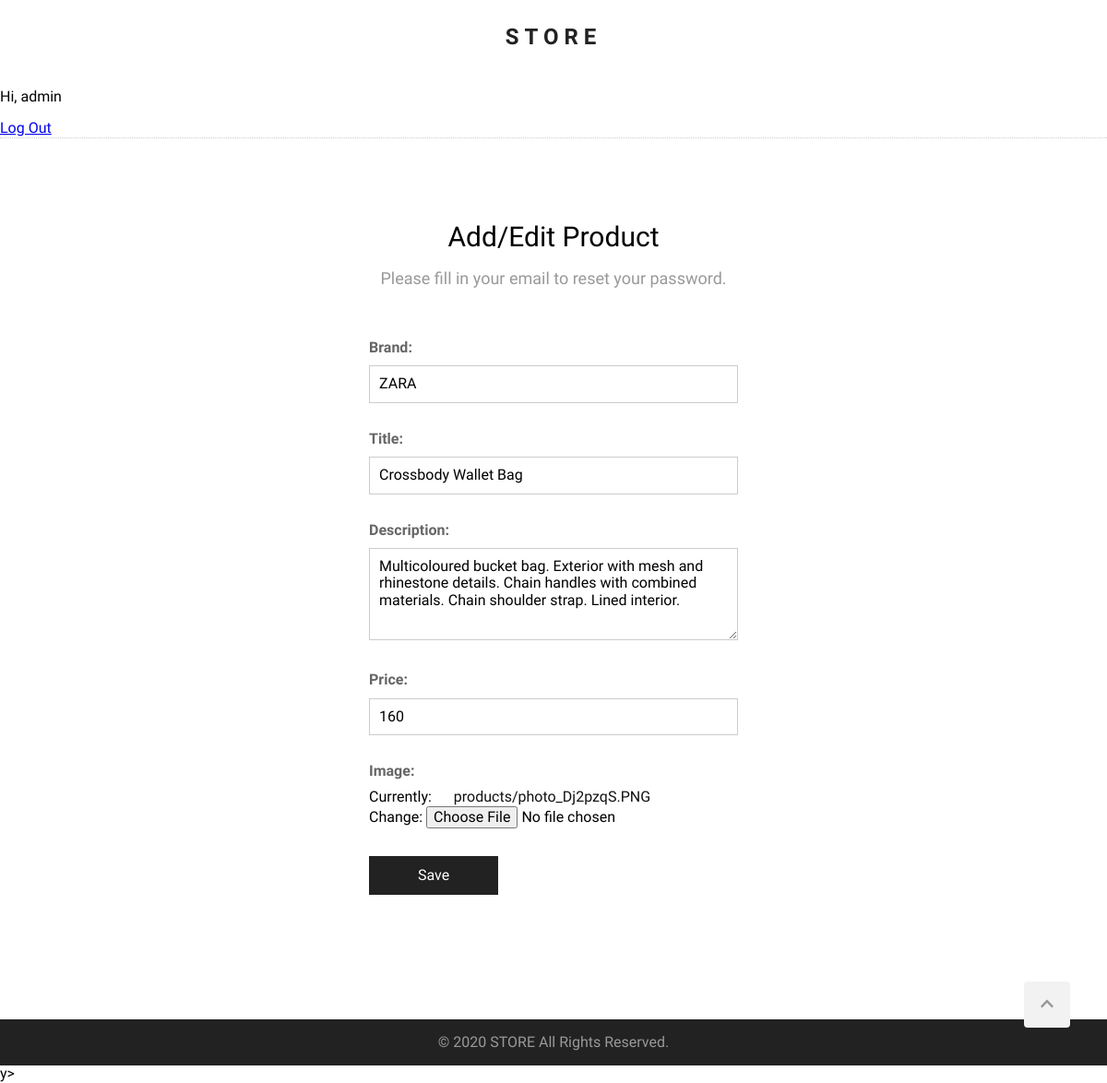
The app's page /products/edit/1 (signed in) with its own data.
### products/models.py (models this page shows, shortened)
class Product(models.Model):
    brand = models.CharField(max_length=100)
    title = models.CharField(max_length=100)
    description = models.TextField(max_length=500, blank=True, null=True)
    price = models.PositiveIntegerField()
    image = models.ImageField(upload_to='products/', null=True)

### products/views.py (the view)
# urls.py: path('products/edit/<pk>', product_edit,name='product_edit'),
def product_edit(request, pk):
    if request.user.is_authenticated and  request.user.is_superuser:
        product = get_object_or_404(Product, pk=pk)
        if request.method == 'POST':
           form = AddProductForm(request.POST,request.FILES, instance=product)
           if form.is_valid():
              form.save()
              return render(request,'products/product-add-successful.html')
        else:
            form = AddProductForm(instance=product)
        return render(request, 'products/product-add.html', {'form' : form})
    else:
        return redirect('products_list')

### products/forms.py
class AddProductForm(ModelForm):
    class Meta:
        model = Product
        fields = ('brand', 'title', 'description', 'price','image')

### templates/products/product-add.html (shortened to what this page needs)
{% extends "base.html" %}
{% block content %}
<section class="form-section">
    <h2 class="section-headline">Add/Edit Product</h2>
    <p class="section-description">
        Please fill in your email to reset your password.
    </p>
    <div class="form">
        <form action="" method="post" enctype="multipart/form-data">
            {{ form.as_p }}
            <p>
                <button type="submit">Save</button>
            </p>
        </form>
    </div>
</section>
{% endblock %}

### templates/base.html (shortened to what this page needs)
{% load static %}
<!DOCTYPE html>
<html lang="en">
<head>
    <link rel="stylesheet" href="{% static 'normalize.css' %}" />
    <link rel="stylesheet" href="{% static 'style.css' %}" />
</head>
<body>
    <div class="wrapper">
        <header>
            <h1 id="logo">
                <a href="{% url 'home' %}">STORE</a>
            </h1>
            {% if user.is_authenticated%}
            <p>Hi, {{ user.username }}</p>
            <a href="{% url 'logout' %}">Log Out</a>
            {% else %}
            <a href="{% url 'login' %}">Log in</a>
            {% endif %}
            <div id="controls">
            </div>
        </header>
        <main>
            {% block content %}{% endblock %}
        </main>
    </div>
    <footer>
        <a href="#" id="scroll-up">
            <i class="fas fa-chevron-up"></i>
        </a>
        <p>&copy; 2020 STORE All Rights Reserved.</p>
    </footer>
</body>
</html>y>
</html>

### static/style.css (style rules this page uses)
html { scroll-behavior: smooth; }
body { margin: 0; font-family: 'Questrial', sans-serif; }
.wrapper { min-height: calc(100vh - 50px); }
header { height: auto; border-bottom: 1px dotted #ccc; }
#logo { text-align: center; font-family: 'Domine', serif; font-size: 24px; letter-spacing: 6px; line-height: 80px; margin: 0; }
#logo a { color: #222; text-decoration: none; }
#controls { position: absolute; top: 15px; right: 14%; }
main { max-width: 960px; text-align: center; margin: 90px auto 90px auto; }
.section-headline { font-size: 30px; font-weight: normal; margin: 0; }
.section-description { color: #999; font-size: 18px; }
.form-section { overflow: auto; width: 100%; }
.form { max-width: 400px; margin: 45px auto; padding: 0 20px; }
.form p { margin: 0 0 20px 0; text-align: left; }
.form label { display: block; padding: 10px 0; color: #666; font-weight: bold; }
.form input[type=text], .form input[type=email], .form input[type=number], .form input[type=password], .form select { padding: 10px; max-width: 400px; width: 100%; border: 1px solid #ccc; box-sizing: border-box; }
.form textarea { max-width: 400px; min-height: 100px; width: 100%; height: 100px; padding: 10px; box-sizing: border-box; font-family: inherit; font-size: inherit; border: 1px solid #ccc; }
.form button { width: 140px; line-height: 40px; font-size: 16px; background: #222; color: #fff; border: none; cursor: pointer; margin-top: 10px; transition-duration: .3s; }
.form a { text-decoration: none; color: #111; margin-left: 20px; }
footer { background-color: #222; height: 50px; color: #999; text-align: center; line-height: 50px; }
footer p { margin: 0; }
#scroll-up { width: 50px; height: 50px; background-color: #f2f2f2; bottom: 60px; right: 40px; position: fixed; border-radius: 4px; cursor: pointer; color: #999; }

### records on screen
Product: brand "ZARA", title "Crossbody Wallet Bag", description "Multicoloured bucket bag. Exterior with mesh and rhinestone details. Chain handles with combined materials. Chain shoulder strap. Lined interior.", price "160"

### other values on screen
{{ user.username }} "admin"
